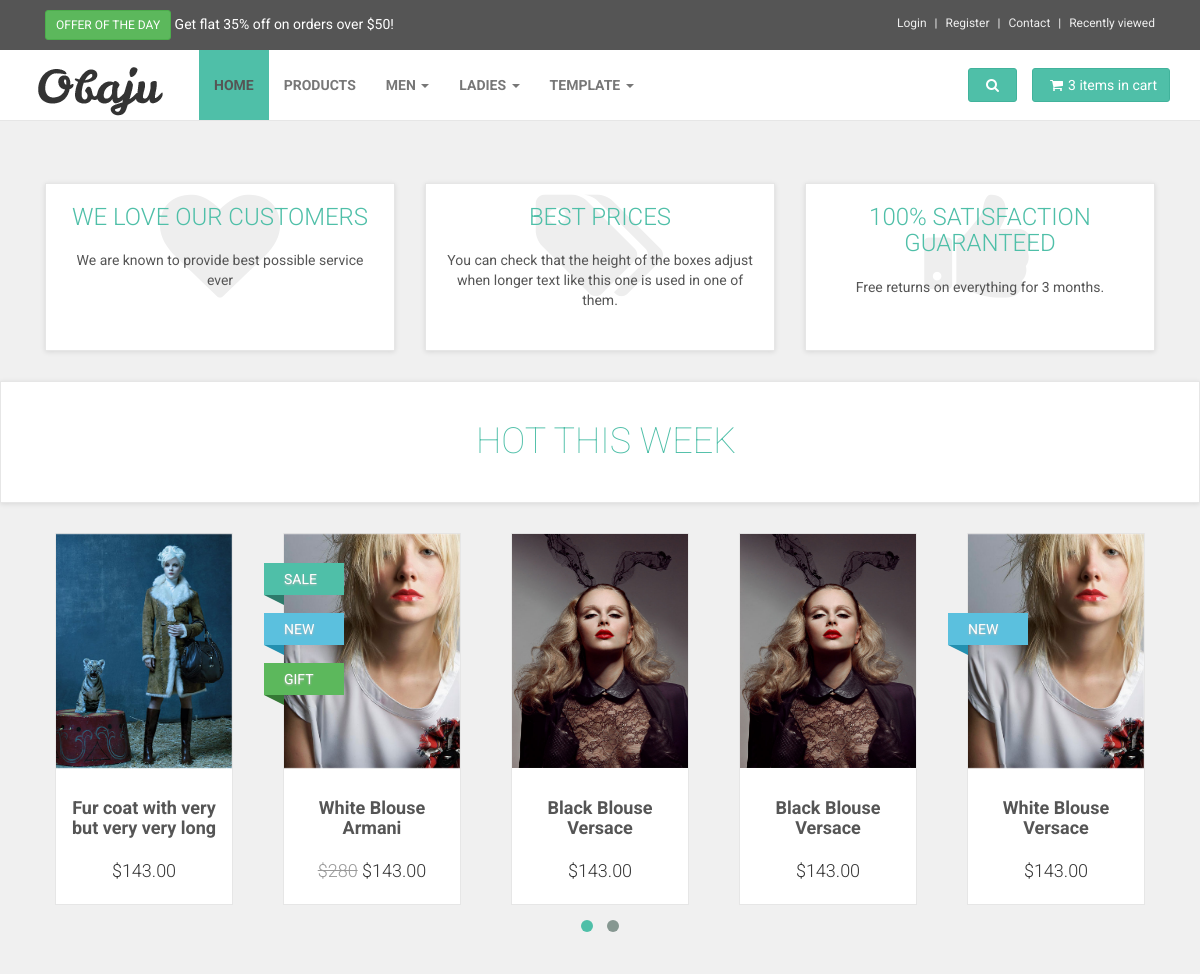
Before: / (upper part) with the older database file.
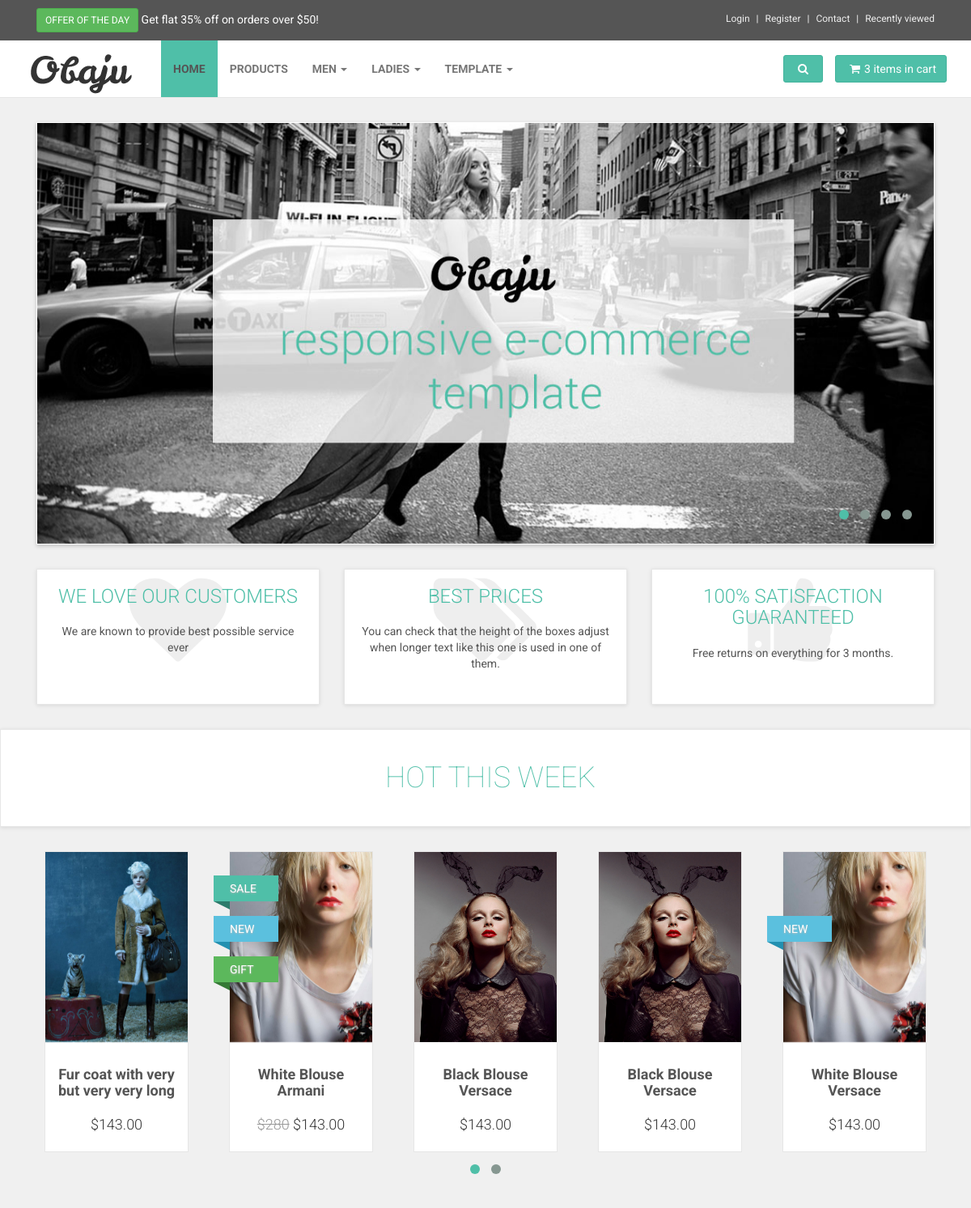
After: the same page with the newer database file.
### shophome/models.py (models this page shows, shortened)
class TopSlider(models.Model):
    STATUS = (
        ('draft', 'Draft'),
        ('published', 'Published'),
    )
    name = models.CharField(max_length=250, blank=True, null=True)
    image = models.ImageField(upload_to='homepage/top-slider/%Y/%m/%d/')
    create = models.DateTimeField(auto_now_add=True)
    update = models.DateTimeField(auto_now=True)
    status = models.CharField(choices=STATUS, default='draft', max_length=20)

### shophome/views.py (the view)
# urls.py: url(r'^$', views.homepage, name='homepage'),
def homepage(request):
    sliders = TopSlider.objects.filter(status='published')
    template = 'homepage/homepage.html'
    context = {
        'sliders': sliders,
        'title': 'home page'
    }
    return render(request, template, context)

### templates/homepage/homepage.html (shortened to what this page needs)
{% extends 'base.html' %}
{% load static %}
{% block content %}
    <div id="all">
        <div id="content">
            {% include 'partials/_slider.html' %}
            {% include 'partials/_advantages.html' %}
            {% include 'partials/_hot_this_week.html' %}
        </div>
    </div>
{% endblock %}

### templates/base.html (shortened to what this page needs)
{% load static %}
<!DOCTYPE html>
<html lang="en">
<head>
    <link href="{% static 'css/font-awesome.css' %}" rel="stylesheet">
    <link href="{% static 'css/bootstrap.min.css' %}" rel="stylesheet">
    <link href="{% static 'css/animate.min.css' %}" rel="stylesheet">
    <link href="{% static 'css/owl.carousel.css' %}" rel="stylesheet">
    <link href="{% static 'css/owl.theme.css' %}" rel="stylesheet">
    <link href="{% static 'css/style.default.css' %}" rel="stylesheet" id="theme-stylesheet">
    <link href="{% static 'css/custom.css' %}" rel="stylesheet">
</head>
<body>
{% include 'partials/_topbar.html' %}
{% include 'partials/_navbar.html' %}
{% block content %}
{% endblock %}
</body>
</html>

### templates/partials/_topbar.html (shortened to what this page needs)
<div id="top">
    <div class="container">
        <div class="col-md-6 offer" data-animate="fadeInDown">
            <a href="#" class="btn btn-success btn-sm" data-animate-hover="shake">Offer of the day</a> <a href="#">Get
            flat 35% off on orders over $50!</a>
        </div>
        <div class="col-md-6" data-animate="fadeInDown">
            <ul class="menu">
                <li><a href="#" data-toggle="modal" data-target="#login-modal">Login</a>
                </li>
                <li><a href="register.html">Register</a>
                </li>
                <li><a href="contact.html">Contact</a>
                </li>
                <li><a href="#">Recently viewed</a>
                </li>
            </ul>
        </div>
    </div>
</div>

### templates/partials/_navbar.html (shortened to what this page needs)
{% load static %}
<div class="navbar navbar-default yamm" role="navigation" id="navbar">
    <div class="container">
        <div class="navbar-header">
            <a class="navbar-brand home" href="{% url 'shophome:homepage' %}" data-animate-hover="bounce">
                <img src="{% static 'img/logo.png' %}" alt="Obaju logo" class="hidden-xs">
            </a>
        </div>
        <div class="navbar-collapse collapse" id="navigation">
            <ul class="nav navbar-nav navbar-left">
                <li {% if request.path == '/' %}class="active"{% endif %}><a href="{% url 'shophome:homepage' %}">Home</a></li>
                <li {% if request.path == '/products/' %}class="active"{% endif %}><a href="{% url 'products:products_list' %}">Products</a></li>
                <li class="dropdown yamm-fw">
                    <a href="#" class="dropdown-toggle" data-toggle="dropdown" data-hover="dropdown" data-delay="200">Men
                        <b class="caret"></b></a>
                </li>
                <li class="dropdown yamm-fw">
                    <a href="#" class="dropdown-toggle" data-toggle="dropdown" data-hover="dropdown" data-delay="200">Ladies
                        <b class="caret"></b></a>
                </li>
                <li class="dropdown yamm-fw">
                    <a href="#" class="dropdown-toggle" data-toggle="dropdown" data-hover="dropdown" data-delay="200">Template
                        <b class="caret"></b></a>
                </li>
            </ul>
        </div>
        <div class="navbar-buttons">
            <div class="navbar-collapse collapse right" id="basket-overview">
                <a href="basket.html" class="btn btn-primary navbar-btn"><i class="fa fa-shopping-cart"></i><span
                        class="hidden-sm">3 items in cart</span></a>
            </div>
            <div class="navbar-collapse collapse right" id="search-not-mobile">
                <button type="button" class="btn navbar-btn btn-primary" data-toggle="collapse" data-target="#search">
                    <i class="fa fa-search"></i>
                </button>
            </div>
        </div>
    </div>
</div>

### templates/partials/_slider.html
{% load static %}
<div class="container">
    <div class="col-md-12">
        <div id="main-slider">
            {% for slider in sliders %}
                <div class="item">
                    <img  class="img-responsive" src="{{ slider.image.url }}" alt="{{ slider.name }}">
                </div>
            {% endfor %}
        </div>
    </div>
</div>

### templates/partials/_advantages.html
<div id="advantages">
    <div class="container">
        <div class="same-height-row">
            <div class="col-sm-4">
                <div class="box same-height clickable">
                    <div class="icon"><i class="fa fa-heart"></i>
                    </div>
                    <h3><a href="#">We love our customers</a></h3>
                    <p>We are known to provide best possible service ever</p>
                </div>
            </div>
            <div class="col-sm-4">
                <div class="box same-height clickable">
                    <div class="icon"><i class="fa fa-tags"></i>
                    </div>
                    <h3><a href="#">Best prices</a></h3>
                    <p>You can check that the height of the boxes adjust when longer text like this one is used in one
                        of them.</p>
                </div>
            </div>
            <div class="col-sm-4">
                <div class="box same-height clickable">
                    <div class="icon"><i class="fa fa-thumbs-up"></i>
                    </div>
                    <h3><a href="#">100% satisfaction guaranteed</a></h3>
                    <p>Free returns on everything for 3 months.</p>
                </div>
            </div>
        </div>
    </div>
</div>

### templates/partials/_hot_this_week.html (shortened to what this page needs)
{% load static %}
<div id="hot">
    <div class="box">
        <div class="container">
            <div class="col-md-12">
                <h2>Hot this week</h2>
            </div>
        </div>
    </div>
    <div class="container">
        <div class="product-slider">
            <div class="item">
                <div class="product">
                    <div class="flip-container">
                        <div class="flipper">
                            <div class="front">
                                <a href="detail.html">
                                    <img src="{% static 'img/product1.jpg' %}" alt="" class="img-responsive">
                                </a>
                            </div>
                            <div class="back">
                                <a href="detail.html">
                                </a>
                            </div>
                        </div>
                    </div>
                    <div class="text">
                        <h3><a href="detail.html">Fur coat with very but very very long name</a></h3>
                        <p class="price">$143.00</p>
                    </div>
                </div>
            </div>
            <div class="item">
                <div class="product">
                    <div class="flip-container">
                        <div class="flipper">
                            <div class="front">
                                <a href="detail.html">
                                    <img src="{% static 'img/product2.jpg' %}" alt="" class="img-responsive">
                                </a>
                            </div>
                            <div class="back">
                                <a href="detail.html">
                                </a>
                            </div>
                        </div>
                    </div>
                    <div class="text">
                        <h3><a href="detail.html">White Blouse Armani</a></h3>
                        <p class="price">
                            <del>$280</del>
                            $143.00
                        </p>
                    </div>
                    <div class="ribbon sale">
                        <div class="theribbon">SALE</div>
                    </div>
                    <div class="ribbon new">
                        <div class="theribbon">NEW</div>
                    </div>
                    <div class="ribbon gift">
                        <div class="theribbon">GIFT</div>
                    </div>
                </div>
            </div>
            <div class="item">
                <div class="product">
                    <div class="flip-container">
                        <div class="flipper">
                            <div class="front">
                                <a href="detail.html">
                                    <img src="{% static 'img/product3.jpg' %}" alt="" class="img-responsive">
                                </a>
                            </div>
                            <div class="back">
                                <a href="detail.html">
                                </a>
                            </div>
                        </div>
                    </div>
                    <div class="text">
                        <h3><a href="detail.html">Black Blouse Versace</a></h3>
                        <p class="price">$143.00</p>
                    </div>
                </div>
            </div>
            <div class="item">
                <div class="product">
                    <div class="flip-container">
                        <div class="flipper">
                            <div class="front">
                                <a href="detail.html">
                                    <img src="{% static 'img/product3.jpg' %}" alt="" class="img-responsive">
                                </a>
                            </div>
                            <div class="back">
                                <a href="detail.html">
                                </a>
                            </div>
                        </div>
                    </div>
                    <div class="text">
                        <h3><a href="detail.html">Black Blouse Versace</a></h3>
                        <p class="price">$143.00</p>
                    </div>
                </div>
            </div>
            <div class="item">
                <div class="product">
                    <div class="flip-container">
                        <div class="flipper">
                            <div class="front">
                                <a href="detail.html">
                                    <img src="{% static 'img/product2.jpg' %}" alt="" class="img-responsive">
                                </a>
                            </div>
                            <div class="back">
                                <a href="detail.html">
                                </a>
                            </div>
                        </div>
                    </div>
                    <div class="text">
                        <h3><a href="detail.html">White Blouse Versace</a></h3>
                        <p class="price">$143.00</p>
                    </div>
                    <div class="ribbon new">
                        <div class="theribbon">NEW</div>
                    </div>
                </div>
            </div>
        </div>
    </div>
</div>

### templates/partials/_get_inspired.html (shortened to what this page needs)
{% load static %}

Changed rows visible on the page:
added TopSlider: image (picture)
